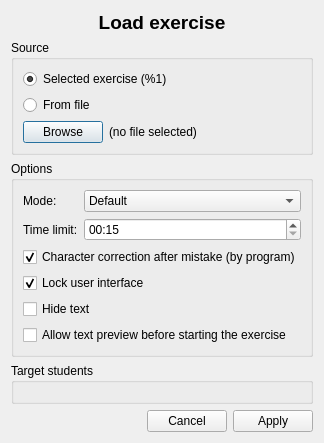
<?xml version="1.0" encoding="UTF-8"?>
<ui version="4.0">
 <class>LoadExerciseDialog</class>
 <widget class="QDialog" name="LoadExerciseDialog">
  <property name="geometry">
   <rect>
    <x>0</x>
    <y>0</y>
    <width>450</width>
    <height>561</height>
   </rect>
  </property>
  <property name="windowTitle">
   <string>Load exercise</string>
  </property>
  <layout class="QVBoxLayout" name="verticalLayout">
   <property name="sizeConstraint">
    <enum>QLayout::SetFixedSize</enum>
   </property>
   <item>
    <widget class="QLabel" name="title">
     <property name="sizePolicy">
      <sizepolicy hsizetype="Preferred" vsizetype="Fixed">
       <horstretch>0</horstretch>
       <verstretch>0</verstretch>
      </sizepolicy>
     </property>
     <property name="font">
      <font>
       <pointsize>14</pointsize>
       <weight>75</weight>
       <bold>true</bold>
      </font>
     </property>
     <property name="text">
      <string>Load exercise</string>
     </property>
     <property name="alignment">
      <set>Qt::AlignCenter</set>
     </property>
    </widget>
   </item>
   <item>
    <widget class="QGroupBox" name="sourceBox">
     <property name="title">
      <string>Source</string>
     </property>
     <layout class="QVBoxLayout" name="verticalLayout_2">
      <item>
       <widget class="QRadioButton" name="selectedExButton">
        <property name="text">
         <string>Selected exercise (%1)</string>
        </property>
        <property name="checked">
         <bool>true</bool>
        </property>
       </widget>
      </item>
      <item>
       <widget class="QRadioButton" name="fromFileButton">
        <property name="text">
         <string>From file</string>
        </property>
       </widget>
      </item>
      <item>
       <widget class="QWidget" name="selectedFileWidget" native="true">
        <layout class="QHBoxLayout" name="horizontalLayout">
         <property name="leftMargin">
          <number>0</number>
         </property>
         <property name="topMargin">
          <number>0</number>
         </property>
         <property name="rightMargin">
          <number>0</number>
         </property>
         <property name="bottomMargin">
          <number>0</number>
         </property>
         <item>
          <widget class="QPushButton" name="browseButton">
           <property name="sizePolicy">
            <sizepolicy hsizetype="Fixed" vsizetype="Fixed">
             <horstretch>0</horstretch>
             <verstretch>0</verstretch>
            </sizepolicy>
           </property>
           <property name="text">
            <string>Browse</string>
           </property>
          </widget>
         </item>
         <item>
          <widget class="QLabel" name="selectedFileLabel">
           <property name="text">
            <string>(no file selected)</string>
           </property>
          </widget>
         </item>
        </layout>
       </widget>
      </item>
     </layout>
    </widget>
   </item>
   <item>
    <widget class="QGroupBox" name="optionsBox">
     <property name="title">
      <string>Options</string>
     </property>
     <layout class="QVBoxLayout" name="verticalLayout_3">
      <item>
       <widget class="QFrame" name="optionsForm">
        <property name="sizePolicy">
         <sizepolicy hsizetype="Preferred" vsizetype="Fixed">
          <horstretch>0</horstretch>
          <verstretch>0</verstretch>
         </sizepolicy>
        </property>
        <property name="frameShape">
         <enum>QFrame::NoFrame</enum>
        </property>
        <property name="frameShadow">
         <enum>QFrame::Plain</enum>
        </property>
        <layout class="QFormLayout" name="formLayout">
         <property name="leftMargin">
          <number>0</number>
         </property>
         <property name="topMargin">
          <number>0</number>
         </property>
         <property name="rightMargin">
          <number>0</number>
         </property>
         <property name="bottomMargin">
          <number>0</number>
         </property>
         <item row="0" column="0">
          <widget class="QLabel" name="modeLabel">
           <property name="text">
            <string>Mode:</string>
           </property>
          </widget>
         </item>
         <item row="0" column="1">
          <widget class="QComboBox" name="modeBox">
           <property name="sizePolicy">
            <sizepolicy hsizetype="Expanding" vsizetype="Fixed">
             <horstretch>0</horstretch>
             <verstretch>0</verstretch>
            </sizepolicy>
           </property>
           <item>
            <property name="text">
             <string>Default</string>
            </property>
           </item>
           <item>
            <property name="text">
             <string>Time limited</string>
            </property>
           </item>
          </widget>
         </item>
         <item row="1" column="0">
          <widget class="QLabel" name="timeLabel">
           <property name="text">
            <string>Time limit:</string>
           </property>
          </widget>
         </item>
         <item row="1" column="1">
          <widget class="QTimeEdit" name="timeEdit">
           <property name="maximumTime">
            <time>
             <hour>0</hour>
             <minute>59</minute>
             <second>59</second>
            </time>
           </property>
           <property name="minimumTime">
            <time>
             <hour>0</hour>
             <minute>0</minute>
             <second>15</second>
            </time>
           </property>
           <property name="displayFormat">
            <string notr="true">mm:ss</string>
           </property>
           <property name="time">
            <time>
             <hour>0</hour>
             <minute>0</minute>
             <second>15</second>
            </time>
           </property>
          </widget>
         </item>
        </layout>
       </widget>
      </item>
      <item>
       <widget class="QCheckBox" name="correctMistakesCheckBox">
        <property name="text">
         <string>Character correction after mistake (by program)</string>
        </property>
        <property name="checked">
         <bool>true</bool>
        </property>
       </widget>
      </item>
      <item>
       <widget class="QCheckBox" name="lockUiCheckBox">
        <property name="text">
         <string>Lock user interface</string>
        </property>
        <property name="checked">
         <bool>true</bool>
        </property>
       </widget>
      </item>
      <item>
       <widget class="QCheckBox" name="hideTextCheckBox">
        <property name="text">
         <string>Hide text</string>
        </property>
       </widget>
      </item>
      <item>
       <widget class="QCheckBox" name="textPreviewCheckBox">
        <property name="text">
         <string>Allow text preview before starting the exercise</string>
        </property>
       </widget>
      </item>
     </layout>
    </widget>
   </item>
   <item>
    <widget class="QGroupBox" name="targetBox">
     <property name="title">
      <string>Target students</string>
     </property>
     <layout class="QGridLayout" name="targetLayout"/>
    </widget>
   </item>
   <item>
    <widget class="QDialogButtonBox" name="buttonBox">
     <property name="standardButtons">
      <set>QDialogButtonBox::Apply|QDialogButtonBox::Cancel</set>
     </property>
    </widget>
   </item>
  </layout>
 </widget>
 <resources/>
 <connections/>
</ui>
